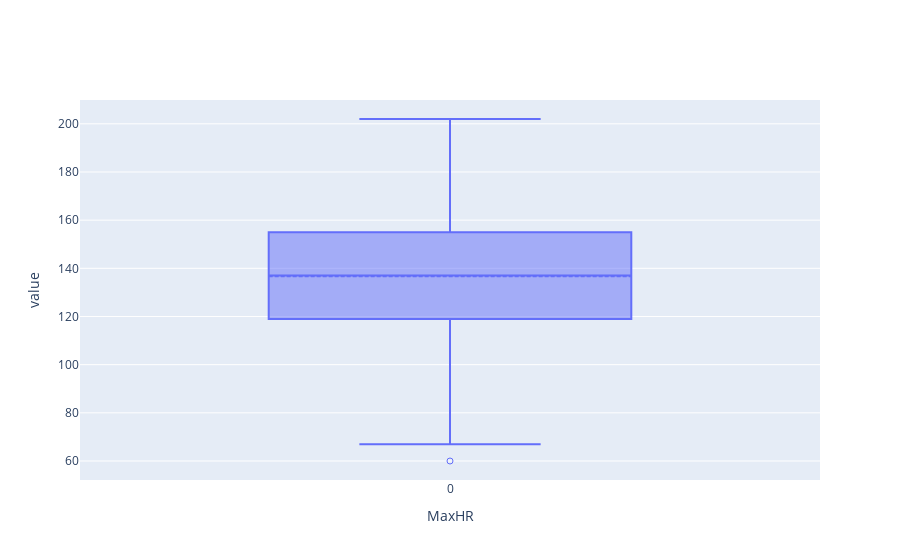

Here is the notebook cell this chart was saved with:
### Code cell
psdf_train['MaxHR'].plot.box()

### Figure 1 — Plotly figure (JSON) as saved in the notebook; plotly's stock layout.template omitted (floating-point values rounded to 4 significant figures)
{"data": [{"boxpoints": "suspectedoutliers", "lowerfence": [67], "mean": [136.7], "median": [137], "name": "MaxHR", "notched": false, "q1": [119], "q3": [155], "type": "box", "upperfence": [202], "y": [[60]]}], "layout": {"autosize": true, "xaxis": {"autorange": true, "range": [-0.5, 0.5], "title": {"text": "MaxHR"}}, "yaxis": {"autorange": true, "range": [52.11, 209.9], "title": {"text": "value"}, "type": "linear"}}}
